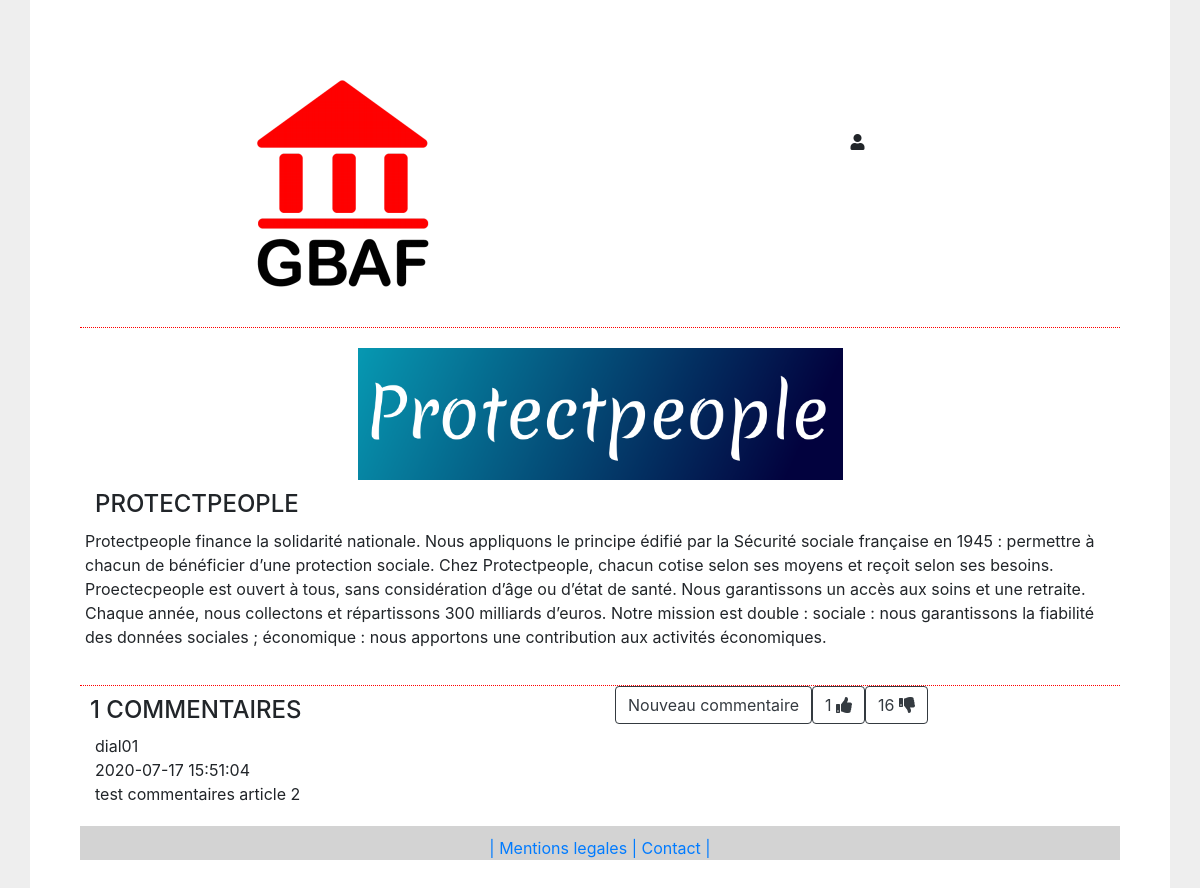
Page /article.php?id=2 on the committed database.
### tables this page shows
CREATE TABLE `partenaire` (
  `id` int(11) NOT NULL,
  `logo` varchar(100) NOT NULL,
  `titre` varchar(250) NOT NULL,
  `extrait` varchar(200) NOT NULL,
  `texte` text NOT NULL,
  `join_date` date NOT NULL
);

CREATE TABLE `comments` (
  `id` int(11) NOT NULL,
  `id_user` varchar(250) NOT NULL,
  `texte` varchar(250) NOT NULL,
  `date_creation` datetime NOT NULL DEFAULT current_timestamp(),
  `partenaire` int(11) NOT NULL
);

### article.php (called while the page is built, shortened)
<?php
  $partenaire_id = null;
  if(isset($_GET['id']) && !empty($_GET['id']) && ctype_digit($_GET['id'])) {
    $partenaire_id = $_GET['id'];
  }
  $db = Database::connect();
   $query = $db-> prepare("SELECT * FROM partenaire WHERE id = :partenaire_id");
   $query->execute(['partenaire_id' => $partenaire_id]);
   $partenaire = $query->fetch();
    $query = $db->prepare("SELECT * FROM comments WHERE partenaire = :partenaire_id");
    $query->execute(['partenaire_id' => $partenaire_id]);
    $commentaires = $query->fetchAll();
    $likes = $db->prepare('SELECT id FROM likes WHERE id_article = ?');
    $likes->execute(array($partenaire_id));
    $likes = $likes->rowCount();
    $dislikes = $db->prepare('SELECT id FROM dislikes WHERE id_article = ?');
    $dislikes->execute(array($partenaire_id));
    $dislikes = $dislikes->rowCount();
    require('templates/articles/show.html.php');
    require('templates/layout.html.php');

### templates/articles/show.html.php (the view)
<?php include_once"libraries/header.php"; ?>
<section class="acteurs">
    <div class="row">
        <div class="col"></div>
        <div class="col-6">
            <?php echo'<img src="image/'. $partenaire['logo'] .'" class="img-fluid" alt="Responsive image">'; ?>
        </div>
        <div class="col"></div>
    </div>
    <div class="row">
        <?php echo'<h2>'. $partenaire['titre'] .'</h2>'; ?>
        <?php echo'<p>'.$partenaire['texte'] .' </p>'; ?>
    </div>
</section>
<section class="commentaire">
    <div class="row">
        <div class="col-md-6">
            <h2><?= count($commentaires) ?> Commentaires</h2>
        </div>
<?php
        foreach ($commentaires as $commentaire) {
        echo'<div class="col-md-6">';
            echo '<a href="save-comment.php?id=' .$commentaire['id'] .'"><button type="button" class="btn btn-outline-dark button2">Nouveau commentaire</button></a>';
            echo'<a href="action.php?type=likes&id=' .$commentaire['id'] .'"><button type="button" class="btn btn-outline-dark button2">'.$likes." ".'<i class="fas fa-thumbs-up"></i></button></a>';
            echo'<a href="action.php?type=dislikes&id=' .$commentaire['id'] .'"><button type="button" class="btn btn-outline-dark button2">'.$dislikes." ".'<i class="fas fa-thumbs-down"></i></button></a>';
        echo'</div>';
    echo'</div>';
        echo '<div class="row detail">';
            echo'<div class="col">';
                echo '<div class="col author">'. $commentaire['id_user'] . '</div>';
            echo '</div>';
        echo'</div>';
        echo '<div class="row detail">';
            echo'<div class="col">';
                echo'<div class="col date">'. $commentaire['date_creation'] . '</div>';
            echo '</div>';
        echo'</div>';
        echo '<div class="row detail">';
            echo'<div class="col">';
                echo'<div class="col date">'. $commentaire['texte'] . '</div>';
            echo '</div>';
        echo'</div>';
    }
    ?>
</section>
<?php include_once"libraries/footer.php"; ?>

### css/style.css (style rules this page uses)
h2 { margin: 10px; text-transform: uppercase; font-size: 24px; }
.acteurs { padding: 20px; border-bottom: 1px dotted red ; }

### css/test.css (style rules this page uses)
body { background-color:#eee; }

### rows in the picture
partenaire: logo (picture), titre "PROTECTPEOPLE", texte "Protectpeople finance la solidarité nationale. Nous appliquons le principe édifié par la Sécurité sociale française en 1945 : permettre à chacun de bénéficier d’une protection sociale. Chez Protectpeople, chacun cotise selon ses moyens et reçoit selon ses besoins. Proectecpeople est ouvert à tous, sans considération d’âge ou d’état de santé. Nous garantissons un accès aux soins et une retraite. Chaque année, nous collectons et répartissons 300 milliards d’euros. Notre mission est double : sociale : nous garantissons la fiabilité des données sociales ; économique : nous apportons une contribution aux activités économiques."
comments: id_user "dial01", date_creation "2020-07-17 15:51:04", texte "test commentaires article 2"

### other values in the picture
count($commentaires) "1"
